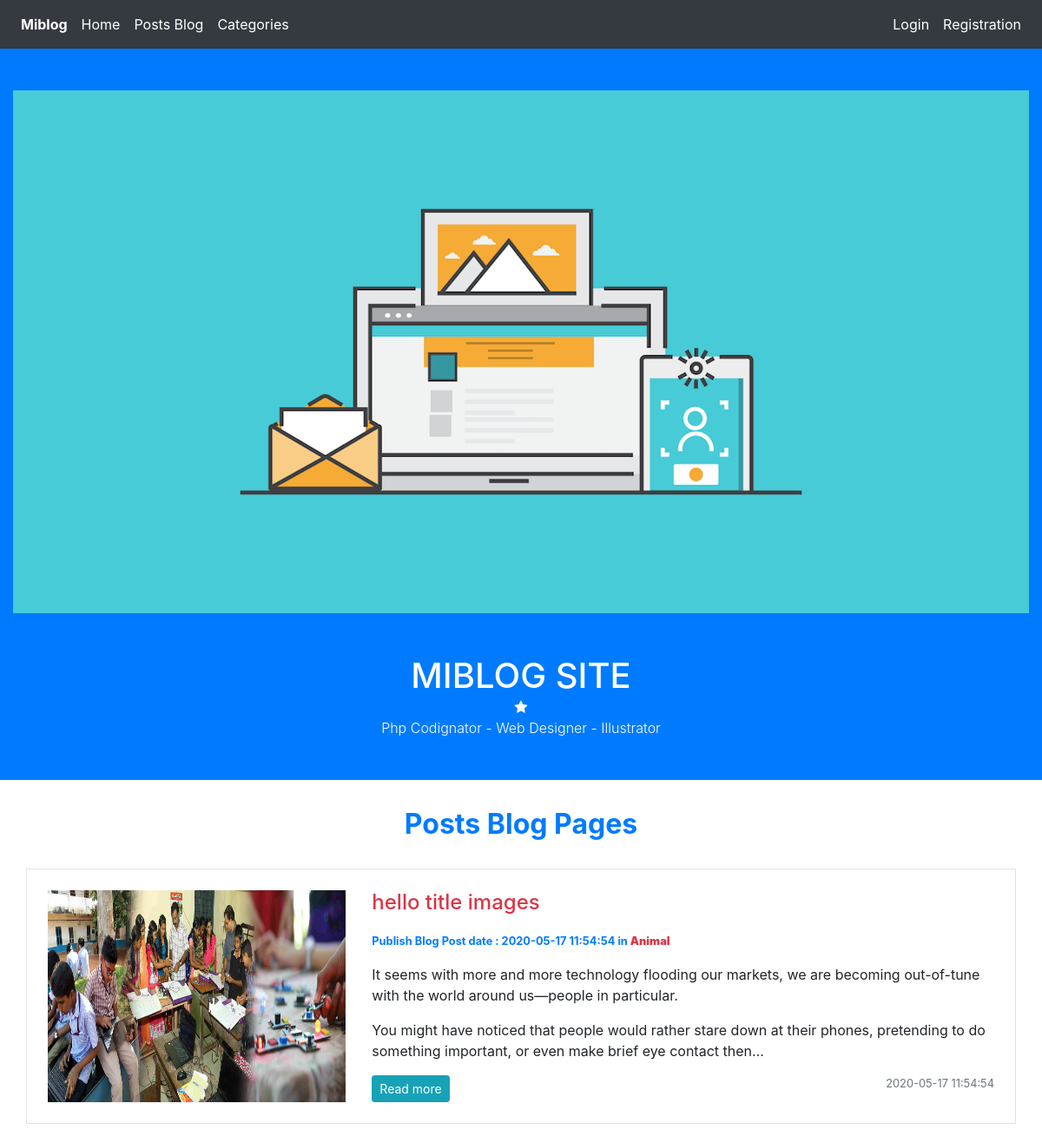
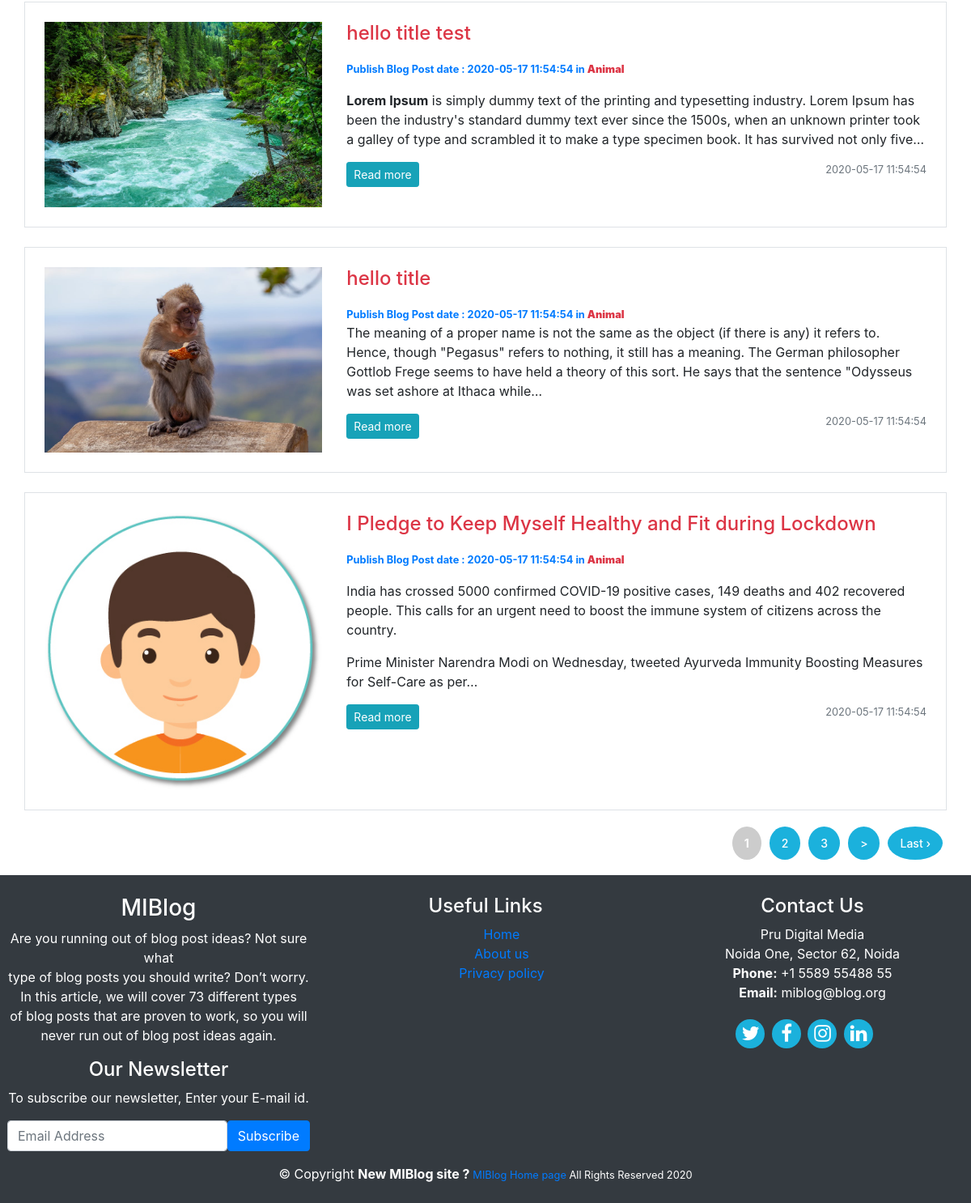
The page /posts on the database its author committed (2 pictures, top to bottom).
### tables this page shows
CREATE TABLE `posts` (
  `id` int(11) NOT NULL,
  `category_id` int(11) NOT NULL,
  `user_id` int(11) NOT NULL,
  `title` varchar(255) NOT NULL,
  `slug` varchar(255) NOT NULL,
  `body` text NOT NULL,
  `post_image` varchar(255) NOT NULL,
  `created_at` timestamp NOT NULL DEFAULT current_timestamp()
);

CREATE TABLE `categories` (
  `category_id` int(11) NOT NULL,
  `category_name` varchar(255) NOT NULL,
  `created_at` timestamp NOT NULL DEFAULT current_timestamp()
);

### application/controllers/Posts.php (called while the page is built, shortened)
<?php
	class Posts extends CI_Controller{
		public function index($offset = 0)
		{
			$config['per_page'] = 4;
			$data['title'] = "Latest Post Blog";
			$data['posts'] = $this->Post_model->get_posts(FALSE, $config['per_page'], $offset);
			$this->load->view('templates/header');
			$this->load->view('posts/index' , $data);
			$this->load->view('templates/footer');
		}
	}
?>

### index.php (called while the page is built, shortened)
<?php
require_once BASEPATH.'core/CodeIgniter.php';

### application/models/Post_model.php (called while the page is built, shortened)
<?php
	class Post_model extends CI_Model{
		public function get_posts($slug = FALSE, $limit = FALSE, $offset = FALSE){
			if($limit){
				$this->db->limit($limit, $offset);
			}
			if($slug === FALSE){
				$this->db->order_by('posts.id','DESC');
				$this->db->join('categories','categories.category_id = posts.category_id');
				$query = $this->db->get('posts');
				return $query->result_array();
			}
			$this->db->order_by('posts.id','DESC');
			$this->db->join('categories','categories.category_id = posts.category_id');
			$query = $this->db->get_where('posts',array('slug' => $slug));
			return $query->row_array();
		}
	}
?>

### application/views/posts/index.php (the view)
<div class="album py-2">
   <div class="container p-0">
   		<h2 class="text-center pb-2 text-primary font-weight-bold"> Posts Blog Pages </h2>
      	<?php foreach($posts as $post) : ?>
			 <div class="col-md-12 border p-4 pt-4 mt-4">
				<div class="row">
				   <img class="col-md-4" src="<?php echo base_url(); ?>assets/images/posts/<?php echo $post['post_image']; ?>"
						alt="post_image">
				   <div class="col-md-8 pull-right">
				   	  <h4 class="pb-2 text-danger"> <?php echo $post['title'];  ?> </h4>
					  <small class="text-primary font-weight-bold m-auto" > Publish Blog Post date : <?php echo $post['created_at'];  ?>
					  	in <strong class="text-danger"><?php echo $post['category_name']; ?></strong>
					  </small>
					  <p class="card-text"> <?php echo character_limiter($post['body'], 300) ?> </p>
					  <div class="btn-group">
						 <button type="button" class="btn btn-sm btn-info" onclick="window.location.href='<?php echo base_url() ?>posts/<?php echo $post['slug']; ?>'">Read more</button>
					  </div>
					  <small class="text-muted pull-right"><?php echo $post['created_at'];  ?></small>
					</div>
				</div>
			 </div>
         <?php endforeach; ?>
         <div class="mb-4 pb-4">
			 <div class="row pagination-links list-pagination float-right d-flex">
					<?php echo $this->pagination->create_links(); ?>
			 </div>
	     </div>
    </div>
</div>

### assets/css/style.css (style rules this page uses)
.list-pagination { font-size:14px; font-weight: 500; display: block; padding: 15px; }
.list-pagination strong { padding:10px 15px; border-radius: 50% !important; margin: 5px 5px; background-color: #ccc; color:white; }
.list-pagination a { padding:10px 15px; text-decoration: none; border-radius: 50% !important; margin: 5px 5px; background-color: #1bb1dc; color:white; }
p { position: relative ; }

### rows shown on the page
posts: post_image (picture), title "hello title images", category.created_at "2020-05-17 11:54:54", category.category_name "Animal", body "It seems with more and more technology flooding our markets, we are becoming out-of-tune with the world around us—people in particular. You might have noticed that people would rather stare down at their phones, pretending to do something important, or even make brief eye contact then…"
posts: post_image (picture), title "hello title test", category.created_at "2020-05-17 11:54:54", category.category_name "Animal", body "Lorem Ipsum is simply dummy text of the printing and typesetting industry. Lorem Ipsum has been the industry's standard dummy text ever since the 1500s, when an unknown printer took a galley of type and scrambled it to make a type specimen book. It has survived not only five…"
posts: post_image (picture), title "hello title", category.created_at "2020-05-17 11:54:54", category.category_name "Animal", body "The meaning of a proper name is not the same as the object (if there is any) it refers to. Hence, though \"Pegasus\" refers to nothing, it still has a meaning. The German philosopher Gottlob Frege seems to have held a theory of this sort. He says that the sentence \"Odysseus was set ashore at Ithaca while…"
posts: post_image (placeholder picture), title "I Pledge to Keep Myself Healthy and Fit during Lockdown", category.created_at "2020-05-17 11:54:54", category.category_name "Animal", body "India has crossed 5000 confirmed COVID-19 positive cases, 149 deaths and 402 recovered people. This calls for an urgent need to boost the immune system of citizens across the country. Prime Minister Narendra Modi on Wednesday, tweeted Ayurveda Immunity Boosting Measures for Self-Care as per…"

### other values the page prints
$this->pagination->create_links() "1 2 3 > Last ›"
